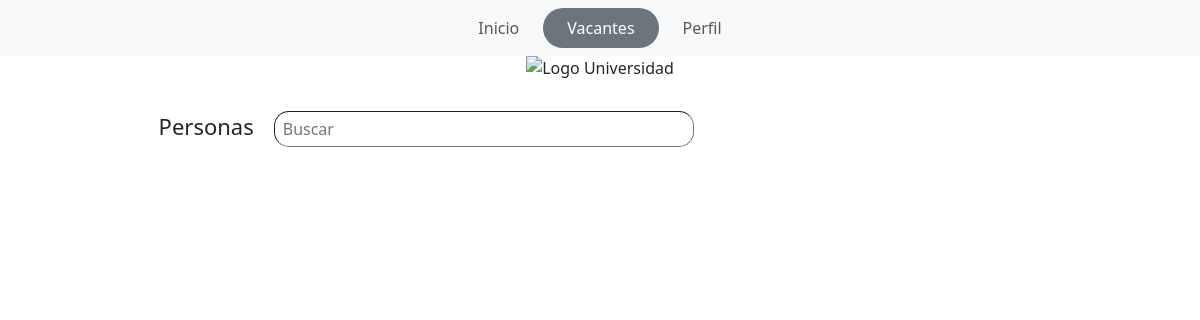
The app's page /php/resultados.php?id=1 (signed in), older data.
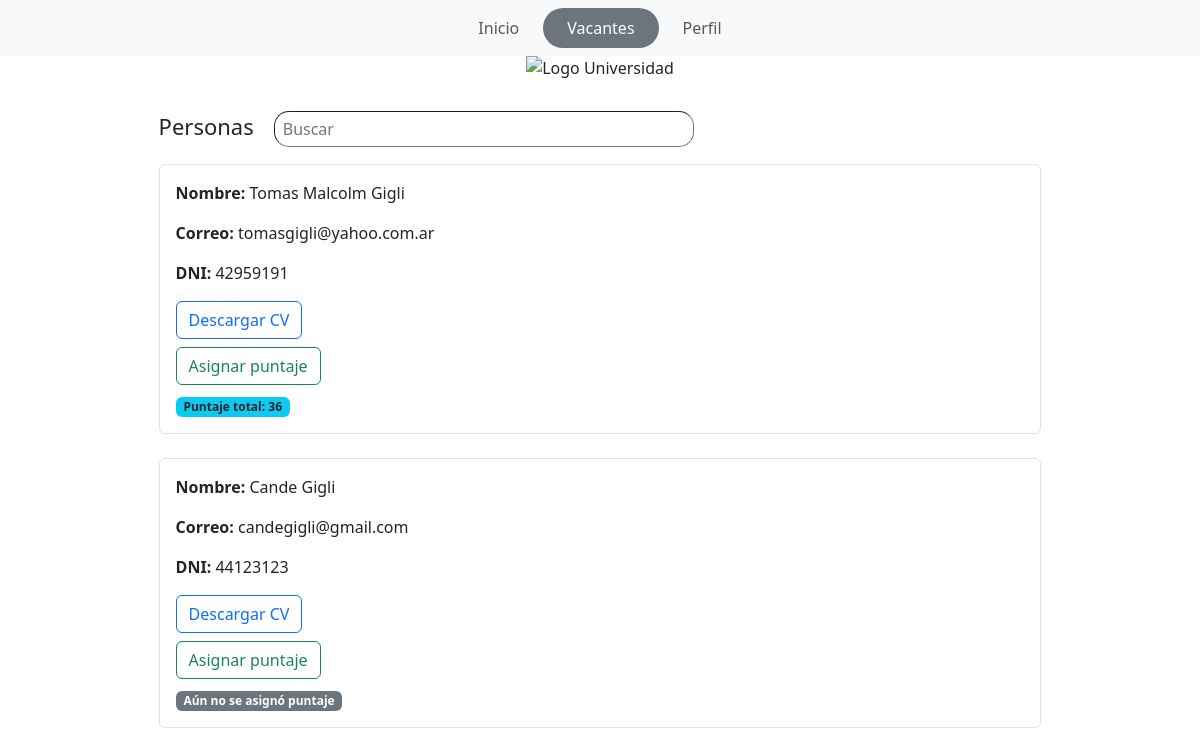
The same page, newer data.
### tables this page shows
CREATE TABLE `postulacion` (
  `ID_Persona` int(11) NOT NULL,
  `ID_Vacante` int(11) NOT NULL,
  `fecha_hora_post` date NOT NULL,
  `resultado` varchar(256) NOT NULL,
  `puntaje` int(11) NOT NULL
);

CREATE TABLE `persona` (
  `ID` int(11) NOT NULL,
  `nombre` varchar(256) NOT NULL,
  `apellido` varchar(256) NOT NULL,
  `mail` varchar(256) NOT NULL,
  `clave` varchar(256) NOT NULL,
  `DNI` int(11) NOT NULL,
  `rol` tinyint(1) NOT NULL DEFAULT 0,
  `cv` varchar(50) NOT NULL
);

### php/resultados.php (the view, shortened to what this page needs)
<?php
$idVacante = intval($_GET['id']);
require('conection.php');
$sql = "SELECT * FROM postulacion po
INNER JOIN persona p ON p.ID = po.ID_Persona
WHERE ID_Vacante = $idVacante
ORDER BY po.puntaje DESC;";
$resultado = mysqli_query($conn, $sql);
 ?>
<!DOCTYPE html>
<html lang="es">
<head>
  <link href="https://cdn.jsdelivr.net/npm/bootstrap@5.3.3/dist/css/bootstrap.min.css" rel="stylesheet">
  <link href="../css/estilosvacantes.css" rel="stylesheet">
</head>
<body class="d-flex flex-column min-vh-100">
<nav class="navbar navbar-expand-lg navbar-light bg-light">
  <div class="container">
    <div class="collapse navbar-collapse justify-content-center">
      <ul class="navbar-nav">
        <li class="nav-item">
          <a class="nav-link px-4" href="../index.php">Inicio</a>
        </li>
        <li class="nav-item">
          <a class="nav-link rounded-pill active px-4 bg-secondary text-white" href="../php/vacantes.php">Vacantes</a>
        </li>
        <li class="nav-item">
            <a class="nav-link px-4" href="../php/perfil.php">Perfil</a>
          </li>
      </ul>
    </div>
  </div>
</nav>
<div class="container">
  <img class="imagen" src="https://encrypted-tbn0.gstatic.com/images?q=tbn:ANd9GcT_FEqjavcxlrifqvl75bLKmY4my0fdwLqDmQ&s" alt="Logo Universidad" class="logo-facu">
  <div class="linea">
    <div class="titulo">
      <p>Personas</p>
    </div>
    <div>
      <input type="text" class="buscar" name="busqueda" id="busqueda" placeholder="Buscar">
    </div>
  </div>
  <div class="scroll-vacantes">
  <?php while($unaPersona = mysqli_fetch_assoc($resultado)) {
    echo "<div class='vacante p-3 mb-4 border rounded'>";
    echo "<p><strong>Nombre:</strong> " . htmlspecialchars($unaPersona["nombre"]) ." ". htmlspecialchars($unaPersona["apellido"]) . "</p>" ;
    echo "<p class='correo'><strong>Correo:</strong> " . htmlspecialchars($unaPersona["mail"]) . "</p>";
    echo "<p class='documento'><strong>DNI:</strong> " . htmlspecialchars($unaPersona["DNI"]) . "</p>";
    echo "<div class='mt-2'>";
    echo "<a href='" . htmlspecialchars($unaPersona['cv']) . "' class='btn btn-outline-primary' download>Descargar CV</a>";
    echo "</div>";
    echo "<div class='mt-2'>";
    echo "<a href='resultado_item.php?id_persona=" . urlencode($unaPersona['ID']) . "&id_vacante=" . urlencode($idVacante) . "' class='btn btn-outline-success'>Asignar puntaje</a>";
    echo "</div>";
    $idPersona = intval($unaPersona['ID']);
    $queryPuntaje = "SELECT SUM(resultado) AS total FROM resultado_item WHERE ID = $idPersona AND ID_Vacante = $idVacante";
    $resPuntaje = mysqli_query($conn, $queryPuntaje);
    $puntaje = mysqli_fetch_assoc($resPuntaje)['total'];
    echo "<div class='mt-2'>";
    if ($puntaje !== null) {
        echo "<span class='badge bg-info text-dark'>Puntaje total: $puntaje</span>";
    } else {
        echo "<span class='badge bg-secondary'>Aún no se asignó puntaje</span>";
    }
    echo "</div>";
    echo "</div>";
} ?>
</div>
</body>
</html>

Row changes from the older to the newer data that the page shows:
added postulacion: ID_Persona.nombre "Tomas Malcolm", ID_Persona.apellido "Gigli", ID_Persona.mail "tomasgigli@yahoo.com.ar", ID_Persona.DNI "42959191", puntaje "36"
added postulacion: ID_Persona.nombre "Cande", ID_Persona.apellido "Gigli", ID_Persona.mail "candegigli@gmail.com", ID_Persona.DNI "44123123", shows "Aún no se asignó puntaje"
